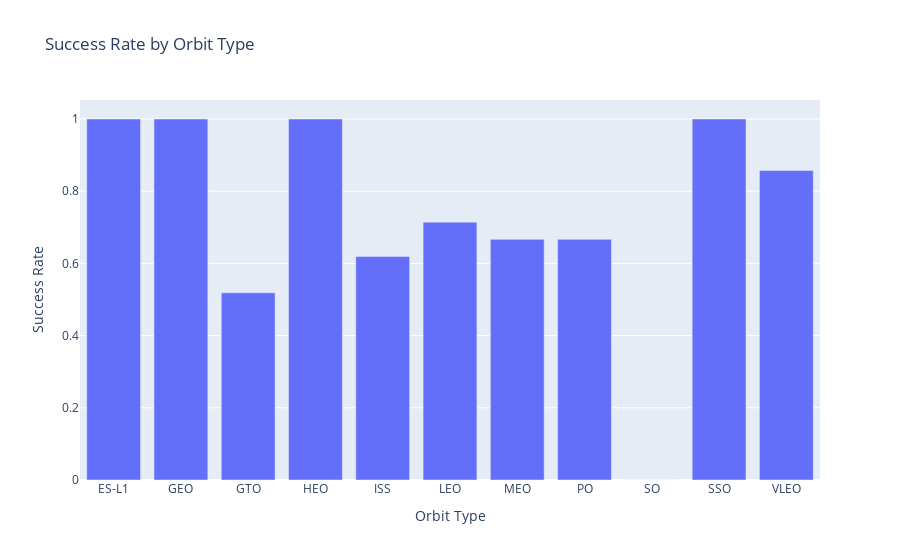

Notebook code cell kept with this figure:
### Code cell
# HINT use groupby method on Orbit column and get the mean of Class column
success_rate=df.groupby("Orbit")["Class"].mean().reset_index()
fig=px.bar(data_frame=success_rate, x="Orbit" ,y="Class" ,title='Success Rate by Orbit Type', labels={'Class': 'Success Rate', 'Orbit': 'Orbit Type'})
fig.show()

### Figure 1 — Plotly figure (JSON) as saved in the notebook; plotly's stock layout.template omitted (floating-point values rounded to 4 significant figures)
{"data": [{"alignmentgroup": "True", "hovertemplate": "Orbit Type=%{x}<br>Success Rate=%{y}<extra></extra>", "legendgroup": "", "marker": {"color": "#636efa", "pattern": {"shape": ""}}, "name": "", "offsetgroup": "", "orientation": "v", "showlegend": false, "textposition": "auto", "type": "bar", "x": ["ES-L1", "GEO", "GTO", "HEO", "ISS", "LEO", "MEO", "PO", "SO", "SSO", "VLEO"], "xaxis": "x", "y": [1, 1, 0.5185, 1, 0.619, 0.7143, 0.6667, 0.6667, 0, 1, 0.8571], "yaxis": "y"}], "layout": {"barmode": "relative", "legend": {"tracegroupgap": 0}, "title": {"text": "Success Rate by Orbit Type"}, "xaxis": {"anchor": "y", "domain": [0, 1], "title": {"text": "Orbit Type"}}, "yaxis": {"anchor": "x", "domain": [0, 1], "title": {"text": "Success Rate"}}}}
